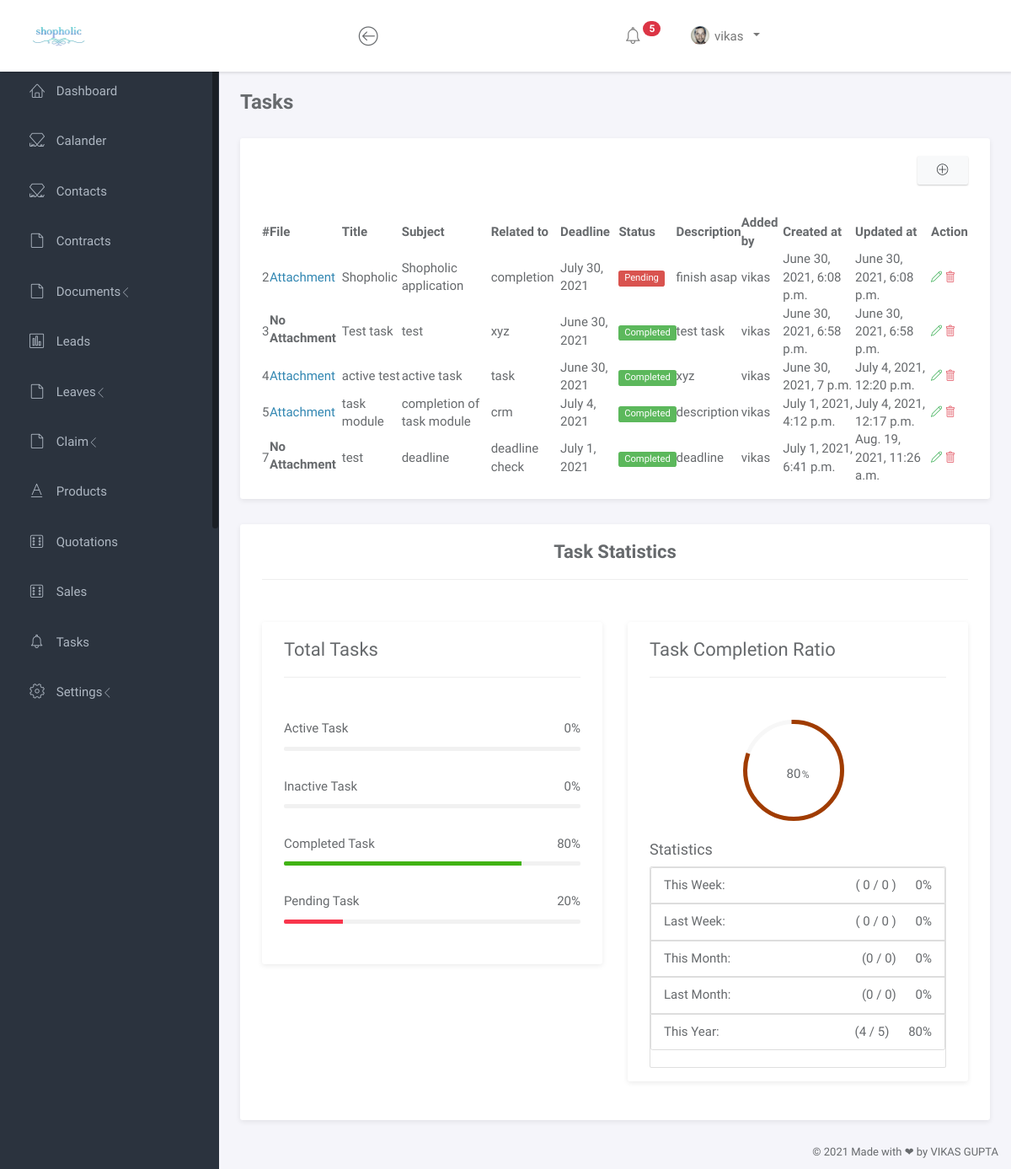
The app's page /tasks (signed in), older data.
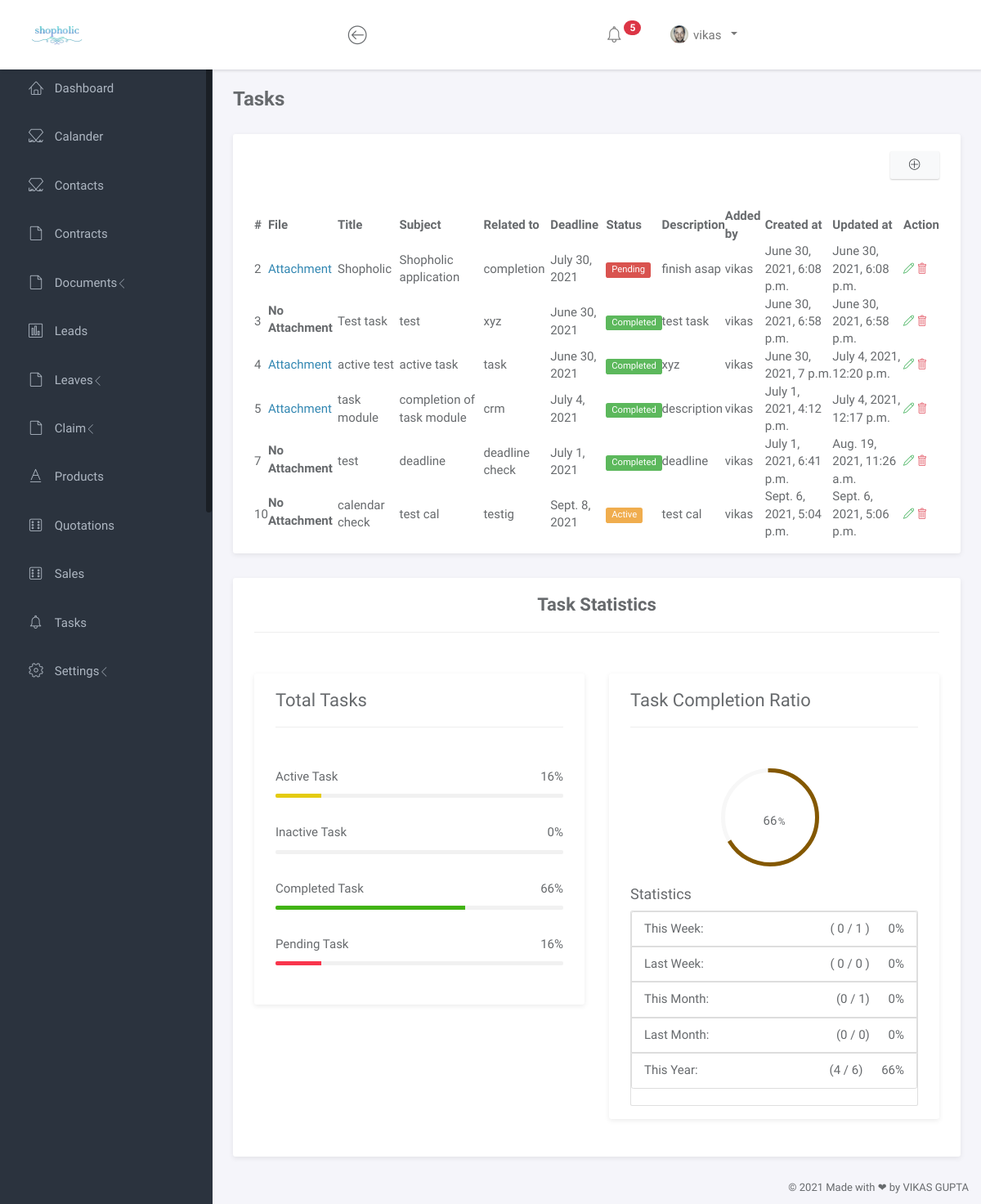
The same page, newer data.
### shopping/models.py (models this page shows)
class Task(models.Model):
    attachment = models.FileField(upload_to='taskfile', blank=True, null=True)
    title = models.CharField(max_length=200)
    subject = models.CharField(max_length=200)
    related_to = models.CharField(max_length=200)
    deadline = models.DateField()
    status = models.CharField(max_length=200)
    description = models.TextField(max_length=200)
    created_at = models.DateTimeField(auto_now_add=True)
    updated_at = models.DateTimeField(auto_now=True)
    addedby = models.ForeignKey(User, on_delete=models.CASCADE,)

### shopping/views.py (the view)
# urls.py: path('tasks', views.tasks, name="tasks"),
@login_required(login_url='login')
def tasks(request):
    context = {}
    context["data"] = Task.objects.filter(addedby=request.user.id).all()
    ttl = Task.objects.filter(addedby=request.user.id).count()
    if(ttl):
        context["totaltask"] = ttl
        context["activecount"] = int(Task.objects.filter(status="Active", addedby=request.user.id).count()/ttl*100)
        context["pendingcount"] = int(Task.objects.filter(status="Pending", addedby=request.user.id).count()/ttl*100)
        context["completecount"] = int(Task.objects.filter(status="Completed", addedby=request.user.id).count()/ttl*100)
        context["inactivecount"] = int(Task.objects.filter(status="Inactive", addedby=request.user.id).count()/ttl*100)
    else:
        context["totaltask"] = 0
        context["activecount"] = 0
        context["pendingcount"] = 0
        context["completecount"] = 0
        context["inactivecount"] = 0
    current_week = date.today().isocalendar()[1]
    today = datetime.date.today()
    context["curretweek"] = Task.objects.filter(created_at__week=current_week, status="Completed", addedby=request.user.id).count()
    context["curretweektotal"] = Task.objects.filter(created_at__week=current_week, addedby=request.user.id).count()
    context["currentweekpercentage"] = int(context["curretweek"] / context["curretweektotal"]*100) if context["curretweektotal"] != 0 else 0
    context["pastweek"] = Task.objects.filter(created_at__week=current_week-1, status="Completed", addedby=request.user.id).count()
    context["pastweektotal"] = Task.objects.filter(created_at__week=current_week-1, addedby=request.user.id).count()
    context["pastweekpercentage"] = int(context["pastweek"] / context["pastweektotal"]*100) if context["pastweektotal"] != 0 else 0
    context["currentmonth"] = Task.objects.filter(created_at__year=today.year, created_at__month=today.month, status="Completed", addedby=request.user.id).count()
    context["currentmonthtotal"] = Task.objects.filter(created_at__year=today.year, created_at__month=today.month, addedby=request.user.id).count()
    context["currentmonthpercentage"] = int(context["currentmonth"] / context["currentmonthtotal"]*100) if context["currentmonthtotal"] != 0 else 0
    context["pastmonth"] = Task.objects.filter(created_at__year=today.year, created_at__month=today.month-1, status="Completed", addedby=request.user.id).count()
    context["pastmonthtotal"] = Task.objects.filter(created_at__year=today.year, created_at__month=today.month-1, addedby=request.user.id).count()
    context["pastmonthpercentage"] = int(context["pastmonth"] / context["pastmonthtotal"]*100) if context["pastmonthtotal"] != 0 else 0
    context["currentyear"] = Task.objects.filter(created_at__year=today.year, status="Completed", addedby=request.user.id).count()
    context["currentyeartotal"] = Task.objects.filter(created_at__year=today.year, addedby=request.user.id).count()
    context["currentyearpercentage"] = int(context["currentyear"] / context["currentyeartotal"]*100) if context["currentyeartotal"] != 0 else 0
    return render(request, "User/tasks/tasks.html", context)

### shopping/templates/User/tasks/tasks.html (shortened to what this page needs)
{% load static %}
{% include 'User/head.html' %}
		<div class="main">
			<div class="main-content">
				<div class="container-fluid">
					<h3 class="page-title"><b>Tasks</b></h3>
					<div class="panel panel-headline demo-icons">
						<div class="panel-heading text-right mb-2">
							<a href="addtask" class="btn btn-light" ><i class="lnr lnr-plus-circle"></i></a>
						</div>
						<div class="panel-body ">
							<div class="table-responsive">
							<table id="example" class="display nowrap" style="width: 100%;">
								<thead>
									<tr>
										<th>#</th>
										<th>File</th>
										<th>Title</th>
										<th>Subject</th>
										<th>Related to</th>
										<th>Deadline</th>
										<th>Status</th>
										<th>Description</th>
										<th>Added by</th>
										<th>Created at</th>
										<th>Updated at</th>
										<th>Action</th>
									</tr>
								</thead>
								<tbody>
									{% for da in data %}
									<tr>
										<td>{{ da.id }}</td>
										{% if da.attachment %}
											<td><a href="media/{{ da.attachment }}" download>Attachment</a></td>
										{% else %}
											<td><label>No Attachment</label></td>
										{% endif %}
										<td>{{ da.title }}</td>
										<td>{{ da.subject }}</td>
										<td>{{ da.related_to }}</td>
										<td>{{ da.deadline }}</td>
										{% if da.status == "Active" %}
										<td><span class="label label-warning">{{ da.status }}</span></td>
										{% elif da.status == "Completed" %}
										<td><span class="label label-success">{{ da.status }}</span></td>
										{% elif da.status == "Pending" %}
										<td><span class="label label-danger">{{ da.status }}</span></td>
										{% else %}
										<td><span class="label label-primary">{{ da.status }}</span></td>
										{% endif %}
										<td>{{ da.description }}</td>
										<td>{{ da.addedby }}</td>
										<td>{{ da.created_at }}</td>
										<td>{{ da.updated_at }}</td>
										<td>
											<a class="link" href="edittask/{{ da.id }}">
												<span class="lnr lnr-pencil text-success"></span>
											</a>
											<a class="link" href="deletetask/{{ da.id }}">
												<span class="lnr lnr-trash text-danger"></span>
											</a>
										</td>
									</tr>
									{% endfor %}
								</tbody>
							</table>
							</div>
						</div>
					</div>
					<div class="panel panel-headline demo-icons">
						<div class="panel-heading">
							<h3 class="panel-title text-center"><b>Task Statistics</b>  </h3>
							<hr>
						</div>
						<div class="panel-body">
							<div class="row">
								<div class="col-md-6">
									<div class="panel">
										<div class="panel-heading">
											<h3 class="panel-title">Total Tasks </h3>
											<hr>
										</div>
										<div class="panel-body">
											<ul class="list-unstyled task-list">
												<li>
													<p>Active Task <span class="label-percent">{{ activecount }}%</span></p>
													<div class="progress progress-xs">
														<div class="progress-bar progress-bar-warning" role="progressbar" aria-valuenow="{{ activecount }}" aria-valuemin="0" aria-valuemax="100" style="width: {{ activecount }}%">
														</div>
													</div>
												</li>
												<li>
													<p>Inactive Task <span class="label-percent">{{ inactivecount }}%</span></p>
													<div class="progress progress-xs">
													</div>
												</li>
												<li>
													<p>Completed Task <span class="label-percent">{{ completecount }}%</span></p>
													<div class="progress progress-xs">
														<div class="progress-bar progress-bar-success" role="progressbar" aria-valuenow="{{ completecount }}" aria-valuemin="0" aria-valuemax="100" style="width: {{ completecount }}%">
														</div>
													</div>
												</li>
												<li>
													<p>Pending Task <span class="label-percent">{{ pendingcount }}%</span></p>
													<div class="progress progress-xs">
														<div class="progress-bar progress-bar-danger" role="progressbar" aria-valuenow="{{ pendingcount }}" aria-valuemin="0" aria-valuemax="100" style="width: {{ pendingcount }}%">
														</div>
													</div>
												</li>
											</ul>
										</div>
									</div>
								</div>
								<div class="col-md-6">
									<div class="panel">
										<div class="panel-heading">
											<h3 class="panel-title">Task Completion Ratio</h3>
											<hr>
										</div>
										<div class="panel-body">
											<div id="system-load" class="easy-pie-chart" data-percent="70">
												<span class="percent">70</span>
											</div>
											<h4>Statistics</h4>
											<div class="card">
												<ul class="list-group list-justify">
													<li class="list-group-item m-0">This Week: <span>( {{ curretweek }} / {{ curretweektotal }} ) &emsp; {{ currentweekpercentage }}%</span></li>
													<li class="list-group-item m-0">Last Week: <span>( {{ pastweek }} / {{ pastweektotal }} ) &emsp; {{ pastweekpercentage }}%</span></li>
													<li class="list-group-item m-0">This Month: <span>({{ currentmonth }} / {{ currentmonthtotal }}) &emsp; {{ currentmonthpercentage }}%</span></li>
													<li class="list-group-item m-0">Last Month: <span>({{ pastmonth }} / {{ pastmonthtotal }}) &emsp; {{ pastmonthpercentage }}%</span></li>
													<li class="list-group-item m-0">This Year:&emsp; <span>({{ currentyear }} / {{ currentyeartotal }}) &emsp; {{ currentyearpercentage }}%</span></li>
												</ul>
											</div>
										</div>
									</div>
								</div>
							</div>
						</div>
					</div>
				</div>
			</div>
		</div>
		<script>
			$(function() {
				var data, options;
				var sysLoad = $('#system-load').easyPieChart({
					size: 120,
					barColor: function(percent) {
						return "rgb(" + Math.round(200 * percent / 100) + ", " + Math.round(200 * (1.1 - percent / 100)) + ", 0)";
					},
					trackColor: 'rgba(245, 245, 245, 0.8)',
					scaleColor: false,
					lineWidth: 5,
					lineCap: "square",
					animate: 800
				});
				var a = "{{ completecount }}";
				sysLoad.data('easyPieChart').update(a);
				sysLoad.find('.percent').text(a);
			});
			</script>
		{% include 'User/foot2.html' %}

### shopping/templates/User/head.html (shortened to what this page needs)
{% load static %}
<!doctype html>
<html lang="en">
<head>
	<link rel="stylesheet" href="https://maxcdn.bootstrapcdn.com/bootstrap/4.0.0/css/bootstrap.min.css">
	<link rel="stylesheet" href="{% static 'vendor/bootstrap/css/bootstrap.min.css' %}">
	<link rel="stylesheet" href="{% static 'vendor/font-awesome/css/font-awesome.min.css' %}">
	<link rel="stylesheet" href="{% static 'vendor/linearicons/style.css' %}">
	<link rel="stylesheet" href="{% static 'css/main.css' %}">
	<link rel="stylesheet" type="text/css" href="https://cdn.datatables.net/1.10.24/css/jquery.dataTables.css">
    <link href="{% static 'node_modules/fullcalendar/main.css' %}" rel='stylesheet' />
</head>
<body>
	<div id="wrapper">
		<nav class="navbar navbar-default navbar-expand-lg navbar-fixed-top">
			<div class="brand">
				<a href="home"><img src="{% static 'images/img/mylogo.png' %}" width="70" alt="shopholic Logo" class="img-responsive logo"></a>
			</div>
			<div class="container-fluid">
				<div class="navbar-btn">
					<button type="button" class="btn-toggle-fullwidth"><i class="lnr lnr-arrow-left-circle"></i></button>
				</div>
				<div id="navbar-menu">
					<ul class="nav navbar-nav navbar-right">
						<li class="dropdown">
							<a href="#" class="dropdown-toggle icon-menu" data-toggle="dropdown">
								<i class="lnr lnr-alarm"></i>
								<span class="badge bg-danger">5</span>
							</a>
						</li>
						<li class="dropdown">
							<a href="#" class="dropdown-toggle" data-toggle="dropdown"><img src="{% static 'images/img/user.png' %}" class="img-circle" alt="Avatar"> <span>{{ user.get_username }}</span>&ensp;</a>
						</li>
					</ul>
				</div>
			</div>
		</nav>
		<div id="sidebar-nav" class="sidebar">
			<div class="sidebar-scroll">
				<nav>
					<ul class="nav">
						<li><a href="home" class=""><i class="lnr lnr-home"></i> <span>Dashboard</span></a></li>
						<li><a href="calander" class=""><i class="lnr lnr-linearicons"></i> <span>Calander</span></a></li>
						<li><a href="contact" class=""><i class="lnr lnr-linearicons"></i> <span>Contacts</span></a></li>
						<li><a href="contracts" class=""><i class="lnr lnr-file-empty"></i> <span>Contracts</span></a></li>
						<li>
							<a href="#subPages2" data-toggle="collapse" class="collapsed"><i class="lnr lnr-file-empty"></i> <span>Documents</span> <i class="icon-submenu lnr lnr-chevron-left"></i></a>
						</li>
						<li><a href="lead" class=""><i class="lnr lnr-chart-bars"></i> <span>Leads</span></a></li>
						<li>
							<a href="#subPages3" data-toggle="collapse" class="collapsed"><i class="lnr lnr-file-empty"></i> <span>Leaves</span> <i class="icon-submenu lnr lnr-chevron-left"></i></a>
						</li>
						<li>
							<a href="#subPages4" data-toggle="collapse" class="collapsed"><i class="lnr lnr-file-empty"></i> <span>Claim</span> <i class="icon-submenu lnr lnr-chevron-left"></i></a>
						</li>
						<li><a href="products" class=""><i class="lnr lnr-text-format"></i> <span>Products</span></a></li>
						<li><a href="quotation" class=""><i class="lnr lnr-dice"></i> <span>Quotations</span></a></li>
						<li><a href="sales" class=""><i class="lnr lnr-dice"></i> <span>Sales</span>&emsp;</a></li>
						<li><a href="tasks"><i class="lnr lnr-alarm"></i> <span>Tasks</span></a></li>
						<li>
							<a href="#subPages" data-toggle="collapse" class="collapsed"><i class="lnr lnr-cog"></i> <span>Settings</span> <i class="icon-submenu lnr lnr-chevron-left"></i></a>
						</li>
					</ul>
				</nav>
			</div>
		</div>

### shopping/templates/User/foot2.html (shortened to what this page needs)
{% load static %}
		<footer>
			<div class="container-fluid">
				<p class="copyright">&copy; 2021 Made with &#x2764; by VIKAS GUPTA</p>
			</div>
		</footer>
	</div>
</body>
</html>

### shopping/templates/User/head.html (style rules this page uses)
.link .lnr { font-size: small; }

Row changes from the older to the newer data that the page shows:
added Task: id "10", attachment "No Attachment", title "calendar check", subject "test cal", related_to "testig", deadline "Sept. 8, 2021", status "Active", description "test cal", addedby "vikas", created_at "Sept. 6, 2021, 5:04 p.m.", updated_at "Sept. 6, 2021, 5:06 p.m."
Text that changed along with them:
{{ activecount }}: "0" → "16"
{{ completecount }}: "80" → "66"
{{ completecount }}: 80 → 66 (drawn)
{{ pendingcount }}: "20" → "16"
{{ pendingcount }}: 20 → 16 (drawn)
chart data {{ completecount }}: 80 → 66
{{ curretweektotal }}: "0" → "1"
{{ currentmonthtotal }}: "0" → "1"
{{ currentyeartotal }}: "5" → "6"
{{ currentyearpercentage }}: "80" → "66"
